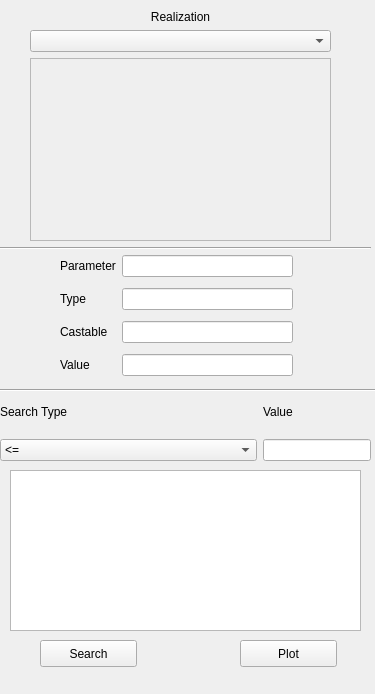
<?xml version="1.0" encoding="UTF-8"?>
<ui version="4.0">
 <class>param_search_widget</class>
 <widget class="QWidget" name="param_search_widget">
  <property name="geometry">
   <rect>
    <x>0</x>
    <y>0</y>
    <width>375</width>
    <height>694</height>
   </rect>
  </property>
  <property name="sizePolicy">
   <sizepolicy hsizetype="MinimumExpanding" vsizetype="MinimumExpanding">
    <horstretch>0</horstretch>
    <verstretch>0</verstretch>
   </sizepolicy>
  </property>
  <property name="windowTitle">
   <string>Form</string>
  </property>
  <widget class="QStackedWidget" name="stackedWidget">
   <property name="geometry">
    <rect>
     <x>20</x>
     <y>-10</y>
     <width>331</width>
     <height>251</height>
    </rect>
   </property>
   <property name="currentIndex">
    <number>0</number>
   </property>
   <widget class="QWidget" name="page">
    <widget class="QWidget" name="verticalLayoutWidget">
     <property name="geometry">
      <rect>
       <x>10</x>
       <y>20</y>
       <width>301</width>
       <height>231</height>
      </rect>
     </property>
     <layout class="QVBoxLayout" name="verticalLayout">
      <item>
       <widget class="QLabel" name="label">
        <property name="text">
         <string>Realization</string>
        </property>
        <property name="alignment">
         <set>Qt::AlignCenter</set>
        </property>
       </widget>
      </item>
      <item>
       <widget class="QComboBox" name="comboBoxProperty"/>
      </item>
      <item>
       <widget class="QScrollArea" name="scrollAreaParam">
        <property name="widgetResizable">
         <bool>true</bool>
        </property>
        <widget class="QWidget" name="scrollAreaWidgetContents">
         <property name="geometry">
          <rect>
           <x>0</x>
           <y>0</y>
           <width>297</width>
           <height>171</height>
          </rect>
         </property>
        </widget>
       </widget>
      </item>
     </layout>
    </widget>
   </widget>
   <widget class="QWidget" name="page_2">
    <widget class="QWidget" name="gridLayoutWidget">
     <property name="geometry">
      <rect>
       <x>10</x>
       <y>20</y>
       <width>160</width>
       <height>128</height>
      </rect>
     </property>
     <layout class="QGridLayout" name="gridLayout">
      <item row="3" column="0">
       <widget class="QComboBox" name="comboBox_3"/>
      </item>
      <item row="2" column="0">
       <widget class="QComboBox" name="comboBox_4"/>
      </item>
      <item row="1" column="0">
       <widget class="QComboBox" name="comboBox_5"/>
      </item>
      <item row="0" column="0">
       <widget class="QComboBox" name="comboBox_2"/>
      </item>
     </layout>
    </widget>
   </widget>
  </widget>
  <widget class="Line" name="line_2">
   <property name="geometry">
    <rect>
     <x>-140</x>
     <y>380</y>
     <width>521</width>
     <height>21</height>
    </rect>
   </property>
   <property name="orientation">
    <enum>Qt::Horizontal</enum>
   </property>
  </widget>
  <widget class="QWidget" name="gridLayoutWidget_3">
   <property name="geometry">
    <rect>
     <x>0</x>
     <y>390</y>
     <width>371</width>
     <height>71</height>
    </rect>
   </property>
   <layout class="QGridLayout" name="gridLayout_3">
    <item row="0" column="0">
     <widget class="QLabel" name="label_10">
      <property name="text">
       <string>Search Type</string>
      </property>
     </widget>
    </item>
    <item row="1" column="0">
     <widget class="QComboBox" name="comboBoxSearch">
      <property name="sizePolicy">
       <sizepolicy hsizetype="Expanding" vsizetype="Fixed">
        <horstretch>0</horstretch>
        <verstretch>0</verstretch>
       </sizepolicy>
      </property>
      <item>
       <property name="text">
        <string>&lt;=</string>
       </property>
      </item>
      <item>
       <property name="text">
        <string>&lt;</string>
       </property>
      </item>
      <item>
       <property name="text">
        <string>&gt;</string>
       </property>
      </item>
      <item>
       <property name="text">
        <string>&gt;=</string>
       </property>
      </item>
      <item>
       <property name="text">
        <string>==</string>
       </property>
      </item>
      <item>
       <property name="text">
        <string>!=</string>
       </property>
      </item>
      <item>
       <property name="text">
        <string>+/-</string>
       </property>
      </item>
     </widget>
    </item>
    <item row="1" column="1">
     <widget class="QLineEdit" name="lineEditSearchValue">
      <property name="sizePolicy">
       <sizepolicy hsizetype="Minimum" vsizetype="Fixed">
        <horstretch>0</horstretch>
        <verstretch>0</verstretch>
       </sizepolicy>
      </property>
     </widget>
    </item>
    <item row="0" column="1">
     <widget class="QLabel" name="label_11">
      <property name="text">
       <string>Value</string>
      </property>
     </widget>
    </item>
   </layout>
  </widget>
  <widget class="QPushButton" name="pushButtonSearch">
   <property name="geometry">
    <rect>
     <x>40</x>
     <y>640</y>
     <width>97</width>
     <height>27</height>
    </rect>
   </property>
   <property name="text">
    <string>Search</string>
   </property>
  </widget>
  <widget class="QTableView" name="tableViewResults">
   <property name="geometry">
    <rect>
     <x>10</x>
     <y>470</y>
     <width>351</width>
     <height>161</height>
    </rect>
   </property>
  </widget>
  <widget class="Line" name="line">
   <property name="geometry">
    <rect>
     <x>0</x>
     <y>240</y>
     <width>371</width>
     <height>16</height>
    </rect>
   </property>
   <property name="orientation">
    <enum>Qt::Horizontal</enum>
   </property>
  </widget>
  <widget class="QPushButton" name="pushButtonPlot">
   <property name="geometry">
    <rect>
     <x>240</x>
     <y>640</y>
     <width>97</width>
     <height>27</height>
    </rect>
   </property>
   <property name="text">
    <string>Plot</string>
   </property>
  </widget>
  <widget class="QWidget" name="layoutWidget">
   <property name="geometry">
    <rect>
     <x>60</x>
     <y>250</y>
     <width>233</width>
     <height>134</height>
    </rect>
   </property>
   <layout class="QGridLayout" name="gridLayout_2">
    <item row="0" column="0">
     <widget class="QLabel" name="label_2">
      <property name="text">
       <string>Parameter</string>
      </property>
     </widget>
    </item>
    <item row="0" column="1">
     <widget class="QLineEdit" name="lineEditParam"/>
    </item>
    <item row="1" column="0">
     <widget class="QLabel" name="label_3">
      <property name="text">
       <string>Type</string>
      </property>
     </widget>
    </item>
    <item row="1" column="1">
     <widget class="QLineEdit" name="lineEditType"/>
    </item>
    <item row="2" column="0">
     <widget class="QLabel" name="label_4">
      <property name="text">
       <string>Castable</string>
      </property>
     </widget>
    </item>
    <item row="2" column="1">
     <widget class="QLineEdit" name="lineEditCastable"/>
    </item>
    <item row="3" column="0">
     <widget class="QLabel" name="label_5">
      <property name="text">
       <string>Value</string>
      </property>
     </widget>
    </item>
    <item row="3" column="1">
     <widget class="QLineEdit" name="lineEditValue"/>
    </item>
   </layout>
  </widget>
 </widget>
 <resources/>
 <connections/>
</ui>
